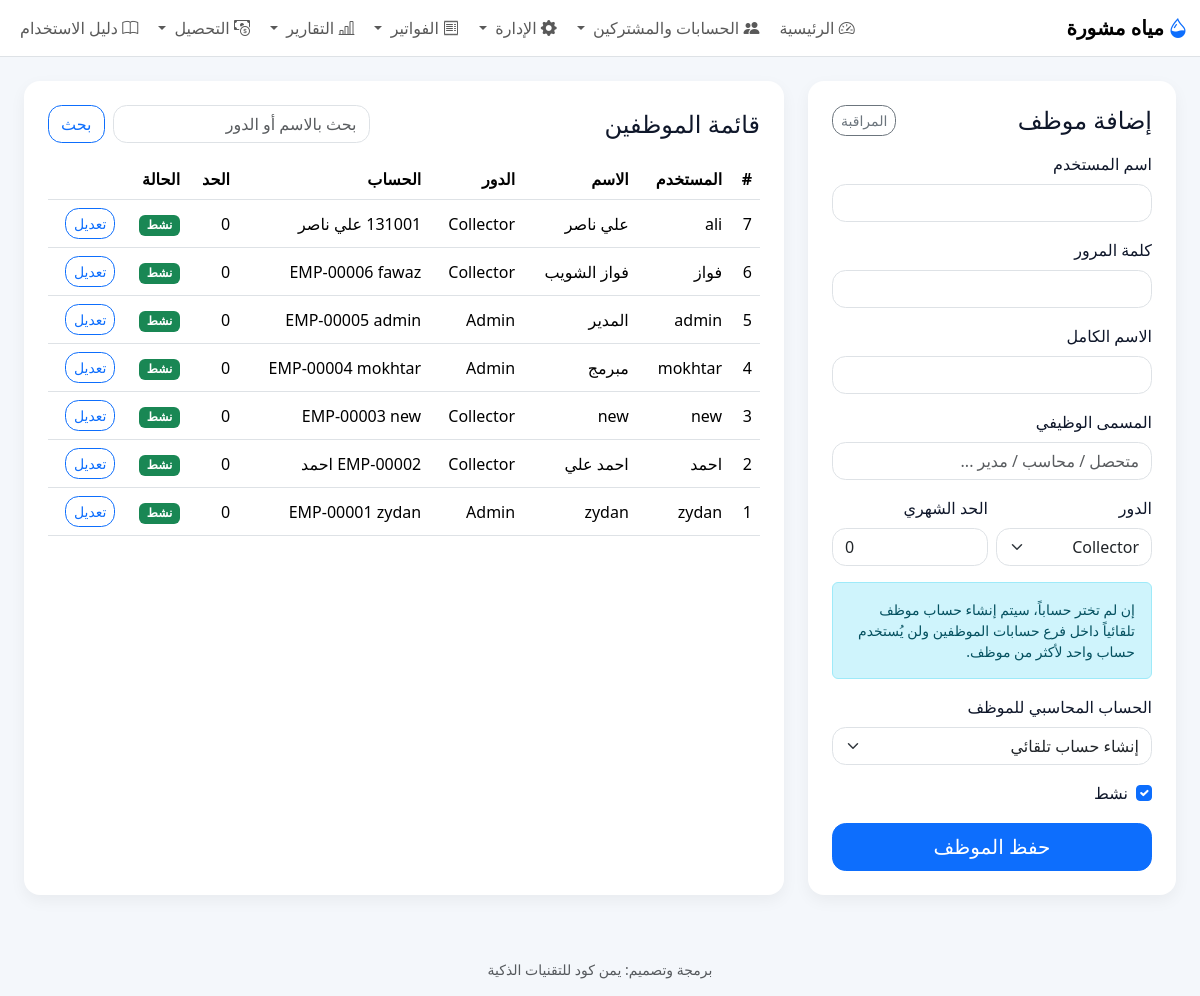
Page /employees (signed in) on the committed database.
### models.py (models this page shows)
class Base(DeclarativeBase):
    pass

class Settings(Base):
    __tablename__ = "settings"
    key: Mapped[str] = mapped_column(String, primary_key=True)
    value: Mapped[Optional[str]] = mapped_column(String, nullable=True)

class EmployeeProfile(Base):
    __tablename__ = "employee_profiles"
    id: Mapped[int] = mapped_column(Integer, primary_key=True)
    user_id: Mapped[int] = mapped_column(ForeignKey("users.id"), unique=True, nullable=False)
    account_node_id: Mapped[Optional[int]] = mapped_column(ForeignKey("account_nodes.id"), nullable=True)
    full_name: Mapped[Optional[str]] = mapped_column(String, nullable=True)
    job_title: Mapped[Optional[str]] = mapped_column(String, nullable=True)
    monthly_target: Mapped[Optional[float]] = mapped_column(Float, nullable=True, default=0.0)
    notes: Mapped[Optional[str]] = mapped_column(Text, nullable=True)
    active: Mapped[int] = mapped_column(Integer, nullable=False, default=1)
    created_at: Mapped[str] = mapped_column(String, nullable=False, default=lambda: datetime.now().isoformat())
    updated_at: Mapped[Optional[str]] = mapped_column(String, nullable=True)

class User(Base):
    __tablename__ = "users"
    id: Mapped[int] = mapped_column(Integer, primary_key=True)
    username: Mapped[str] = mapped_column(String, unique=True, nullable=False)
    password_hash: Mapped[str] = mapped_column(String, nullable=False)
    role: Mapped[str] = mapped_column(String, nullable=False, default="Collector")
    wallet_id: Mapped[Optional[int]] = mapped_column(Integer, nullable=True)
    active: Mapped[int] = mapped_column(Integer, nullable=False, default=1)
    created_at: Mapped[str] = mapped_column(String, nullable=False, default=lambda: datetime.now().isoformat())
    updated_at: Mapped[Optional[str]] = mapped_column(String, nullable=True)

class AccountNode(Base):
    __tablename__ = "account_nodes"
    id: Mapped[int] = mapped_column(Integer, primary_key=True)
    code: Mapped[str] = mapped_column(String, unique=True, nullable=False)
    name: Mapped[str] = mapped_column(String, nullable=False)
    node_type: Mapped[str] = mapped_column(String, nullable=False, default="account")
    parent_id: Mapped[Optional[int]] = mapped_column(ForeignKey("account_nodes.id"), nullable=True)
    is_postable: Mapped[int] = mapped_column(Integer, nullable=False, default=1)
    active: Mapped[int] = mapped_column(Integer, nullable=False, default=1)
    created_at: Mapped[str] = mapped_column(String, nullable=False, default=lambda: datetime.now().isoformat())
    updated_at: Mapped[Optional[str]] = mapped_column(String, nullable=True)
    parent: Mapped[Optional["AccountNode"]] = relationship(remote_side=[id], backref="children")

### app.py (the view)
    @app.route("/employees")
    @login_required
    @role_required(["admin", "technician"])
    def employees():
        db = get_db()
        q = request.args.get("q", "").strip()
        sql = """
            SELECT u.id, u.username, u.role, u.active, u.created_at, u.updated_at,
                   u.wallet_id, ep.full_name, ep.job_title, ep.monthly_target, ep.account_node_id,
                   an.code AS account_code, an.name AS account_name, an.node_type AS account_type
            FROM users u
            LEFT JOIN employee_profiles ep ON ep.user_id = u.id
            LEFT JOIN account_nodes an ON an.id = ep.account_node_id
        """
        params = []
        if q:
            sql += " WHERE u.username LIKE ? OR ep.full_name LIKE ? OR ep.job_title LIKE ? OR u.role LIKE ?"
            like = f"%{q}%"
            params = [like, like, like, like]
        sql += " ORDER BY u.id DESC"
        rows = db.execute(sql, params).fetchall()
        employee_accounts = db.execute("""
            SELECT a.id, a.code, a.name, a.node_type, a.is_postable
            FROM account_nodes a
            WHERE a.active=1 AND a.is_postable=1 AND a.node_type='employee'
            ORDER BY a.code
        """).fetchall()
        return render_template("employees.html", employees=rows, employee_accounts=employee_accounts, q=q)

### app.py (called while the page is built)
def login_required(f):
    @wraps(f)
    def decorated_function(*args, **kwargs):
        if session.get("user_id") is None:
            flash("يرجى تسجيل الدخول أولاً.", "warning")
            return redirect(url_for("login"))
        return f(*args, **kwargs)
    return decorated_function

def role_required(allowed_roles):
    def decorator(f):
        @wraps(f)
        def wrapper(*args, **kwargs):
            if not session.get("user_id"):
                return redirect(url_for("login"))
            user_role = g.user["role"] if g.user else None
            if not user_role or user_role.lower() not in [r.lower() for r in allowed_roles]:
                flash("ليس لديك الصلاحية للوصول إلى هذه الصفحة أو تنفيذ هذه العملية.", "danger")
                return redirect(url_for("index"))
            return f(*args, **kwargs)
        return wrapper
    return decorator

### database.py (called while the page is built, shortened)
def get_db():
    if "db" not in g:
        INSTANCE_DIR.mkdir(exist_ok=True)
        g.db = SQLAlchemyDBProxy(SessionLocal())
        try:
            g.db.execute("PRAGMA foreign_keys = ON")
        except Exception:
            pass
    return g.db

@contextmanager
def orm_session_scope():
    session = SessionLocal()
    try:
        yield session
        session.commit()
    except Exception:
        session.rollback()
        raise
    finally:
        session.close()

def get_setting(key, default=""):
    with orm_session_scope() as session:
        row = session.get(Settings, key)
        return row.value if row and row.value is not None else default

    def __getitem__(self, key):
        if isinstance(key, int):
            return self._values[key]
        return self._mapping[key]

    def __iter__(self):
        return iter(self._values)

    def __len__(self):
        return len(self._values)

    def __getattr__(self, name):
        try:
            return self._mapping[name]
        except KeyError as exc:
            raise AttributeError(name) from exc

    def fetchone(self):
        if self._index >= len(self._rows):
            return None
        row = self._rows[self._index]
        self._index += 1
        return row

    def fetchall(self):
        if self._index >= len(self._rows):
            return []
        rows = self._rows[self._index:]
        self._index = len(self._rows)
        return rows

    def _connection(self):
        return self.session.connection()

### templates/employees.html (shortened to what this page needs)
{% extends "base.html" %}
{% block content %}
<div class="container-fluid">
  <div class="row g-4 mb-4">
    <div class="col-lg-4">
      <div class="card p-4 h-100">
        <div class="d-flex justify-content-between align-items-center mb-3">
          <h4 class="mb-0">إضافة موظف</h4>
          <a class="btn btn-sm btn-outline-secondary" href="{{ url_for('staff_monitor') }}">المراقبة</a>
        </div>
        <form method="post" action="{{ url_for('employee_new') }}" class="vstack gap-3">
          <div>
            <label class="form-label">اسم المستخدم</label>
            <input class="form-control" name="username" required>
          </div>
          <div>
            <label class="form-label">كلمة المرور</label>
            <input class="form-control" name="password" type="password" required>
          </div>
          <div>
            <label class="form-label">الاسم الكامل</label>
            <input class="form-control" name="full_name">
          </div>
          <div>
            <label class="form-label">المسمى الوظيفي</label>
            <input class="form-control" name="job_title" placeholder="متحصل / محاسب / مدير ...">
          </div>
          <div class="row g-2">
            <div class="col-md-6">
              <label class="form-label">الدور</label>
              <select class="form-select" name="role">
                <option value="Collector">Collector</option>
              </select>
            </div>
            <div class="col-md-6">
              <label class="form-label">الحد الشهري</label>
              <input class="form-control" name="monthly_target" type="number" step="0.01" value="0">
            </div>
          </div>
          <div class="alert alert-info small mb-0">
            إن لم تختر حساباً، سيتم إنشاء حساب موظف تلقائياً داخل فرع حسابات الموظفين ولن يُستخدم حساب واحد لأكثر من موظف.
          </div>
          <div>
            <label class="form-label">الحساب المحاسبي للموظف</label>
            <select class="form-select" name="account_node_id">
              <option value="">إنشاء حساب تلقائي</option>
            </select>
          </div>
          <div class="form-check">
            <input class="form-check-input" type="checkbox" value="1" id="active_new" name="active" checked>
            <label class="form-check-label" for="active_new">نشط</label>
          </div>
          <button class="btn btn-primary btn-lg">حفظ الموظف</button>
        </form>
      </div>
    </div>
    <div class="col-lg-8">
      <div class="card p-4 h-100">
        <div class="d-flex justify-content-between align-items-center gap-2 mb-3">
          <h4 class="mb-0">قائمة الموظفين</h4>
          <form class="d-flex gap-2" method="get">
            <input class="form-control" name="q" value="{{ q }}" placeholder="بحث بالاسم أو الدور">
            <button class="btn btn-outline-primary">بحث</button>
          </form>
        </div>
        <div class="table-responsive">
          <table class="table table-hover align-middle">
            <thead>
              <tr>
                <th>#</th>
                <th>المستخدم</th>
                <th>الاسم</th>
                <th>الدور</th>
                                <th>الحساب</th>
                <th>الحد</th>
                <th>الحالة</th>
                <th></th>
              </tr>
            </thead>
            <tbody>
              {% for emp in employees %}
              <tr>
                <td>{{ emp.id }}</td>
                <td>{{ emp.username }}</td>
                <td>{{ emp.full_name or '-' }}</td>
                <td>{{ emp.role }}</td>
                                <td>{{ emp.account_code or '-' }} {{ emp.account_name or '' }}</td>
                <td>{{ "%.0f"|format(emp.monthly_target or 0) }}</td>
                <td>
                  {% if emp.active %}
                    <span class="badge text-bg-success">نشط</span>
                  {% else %}
                    <span class="badge text-bg-danger">موقوف</span>
                  {% endif %}
                </td>
                <td>
                  <a class="btn btn-sm btn-outline-primary" href="{{ url_for('employee_edit', user_id=emp.id) }}">تعديل</a>
                </td>
              </tr>
              {% else %}
              <tr><td colspan="9" class="text-center text-muted py-4">لا يوجد موظفون بعد</td></tr>
              {% endfor %}
            </tbody>
          </table>
        </div>
      </div>
    </div>
  </div>
</div>
{% endblock %}

### templates/base.html (shortened to what this page needs)
<!doctype html>
<html lang="ar" dir="rtl" class="notranslate" translate="no" data-theme="{{ setting('ui_theme', 'light') }}">
<head>
  <link href="https://cdn.jsdelivr.net/npm/bootstrap@5.3.3/dist/css/bootstrap.rtl.min.css" rel="stylesheet">
  <link href="https://cdn.jsdelivr.net/npm/bootstrap-icons@1.11.3/font/bootstrap-icons.min.css" rel="stylesheet">
  <link rel="stylesheet" href="{{ url_for('static', filename='css/style.css') }}">
</head>
<body>
  <nav class="navbar navbar-expand-lg bg-white border-bottom sticky-top">
    <div class="container-fluid">
      <a class="navbar-brand" href="{{ url_for('index') }}">
        <i class="bi bi-droplet-half text-primary me-1"></i>{{ setting('project_name', app_name) }}
      </a>
      <div class="collapse navbar-collapse" id="nav">
        <ul class="navbar-nav ms-auto gap-1">
          {% if current_user %}
          <li class="nav-item"><a class="nav-link {% if request.endpoint=='index' %}active{% endif %}" href="{{ url_for('index') }}"><i class="bi bi-speedometer2"></i> الرئيسية</a></li>
          <li class="nav-item dropdown">
              <a class="nav-link dropdown-toggle "
                href="#"
                data-bs-toggle="dropdown">
                  <i class="bi bi-people-fill"></i> الحسابات والمشتركين
              </a>
          </li>
        {% if current_user %}
<li class="nav-item dropdown">
    <a class="nav-link dropdown-toggle {% if request.endpoint in ['employee_portal','staff_monitor','import_data','settings'] %}active{% endif %}"
       href="#"
       data-bs-toggle="dropdown">
        <i class="bi bi-gear-fill"></i> الإدارة
    </a>
</li>
{% endif %}
         <li class="nav-item dropdown">
            <a class="nav-link dropdown-toggle " href="#" data-bs-toggle="dropdown">
              <i class="bi bi-receipt"></i> الفواتير
            </a>
          </li>
          <li class="nav-item dropdown">
          <a class="nav-link dropdown-toggle " href="#" data-bs-toggle="dropdown">
          <i class="bi bi-bar-chart-line"></i> التقارير
          </a>
          </li>
            <li class="nav-item dropdown">
            <a class="nav-link dropdown-toggle {% if request.endpoint in ['arrears_report','collector_daily_report','collection_trip'] %}active{% endif %}"
               href="#" data-bs-toggle="dropdown">
              <i class="bi bi-cash-coin"></i> التحصيل
            </a>
          </li>
          <li class="nav-item">
            <a class="nav-link {% if request.endpoint=='user_manual' %}active{% endif %}"
               href="{{ url_for('user_manual') }}">
              <i class="bi bi-book"></i> دليل الاستخدام
            </a>
          </li>
         {% endif %}
        </ul>
      </div>
    </div>
  </nav>
  <main class="container-fluid py-3 py-lg-4">
    {% block content %}{% endblock %}
  </main>
  <footer class="container-fluid py-3 text-center small text-muted">
    برمجة وتصميم: يمن كود للتقنيات الذكية
  </footer>
</body>
</html>

### static/css/style.css (style rules this page uses)
body { background: #f6f8fb; font-family: system-ui, -apple-system, "Segoe UI", Tahoma, Arial, sans-serif; }
.card { border: 0; border-radius: 1rem; box-shadow: 0 0.35rem 1rem rgba(0,0,0,.05); }
.table thead th { white-space: nowrap; }
.form-control, .form-select, .btn { border-radius: .85rem; }

### templates/base.html (style rules this page uses)
:root { --app-bg: #f4f7fb; --app-surface: #ffffff; --app-surface-2: #f8fafc; --app-text: #0f172a; --app-muted: #64748b; --app-border: #dbe4f0; --app-primary: #1a56db; --app-primary-contrast: #ffffff; }
.navbar-brand { font-weight: 800; }
body { background: var(--app-bg); color: var(--app-text); }
.card, .dropdown-menu, .modal-content { background-color: var(--app-surface); color: var(--app-text); border-color: var(--app-border); }

### rows in the picture
Settings: value "مياه مشورة"
EmployeeProfile: id "7", username "ali", full_name "علي ناصر", role "Collector", name "علي ناصر", monthly_target "0"
EmployeeProfile: id "6", username "فواز", full_name "فواز الشويب", role "Collector", code "EMP-00006", name "fawaz", monthly_target "0"
EmployeeProfile: id "5", username "admin", full_name "المدير", role "Admin", code "EMP-00005", name "admin", monthly_target "0"
EmployeeProfile: id "4", username "mokhtar", full_name "مبرمج", role "Admin", code "EMP-00004", name "mokhtar", monthly_target "0"
EmployeeProfile: id "3", username "new", full_name "new", role "Collector", code "EMP-00003", name "new", monthly_target "0"
EmployeeProfile: id "2", username "احمد", full_name "احمد علي", role "Collector", name "احمد", monthly_target "0"
EmployeeProfile: id "1", username "zydan", full_name "zydan", role "Admin", code "EMP-00001", name "zydan", monthly_target "0"
